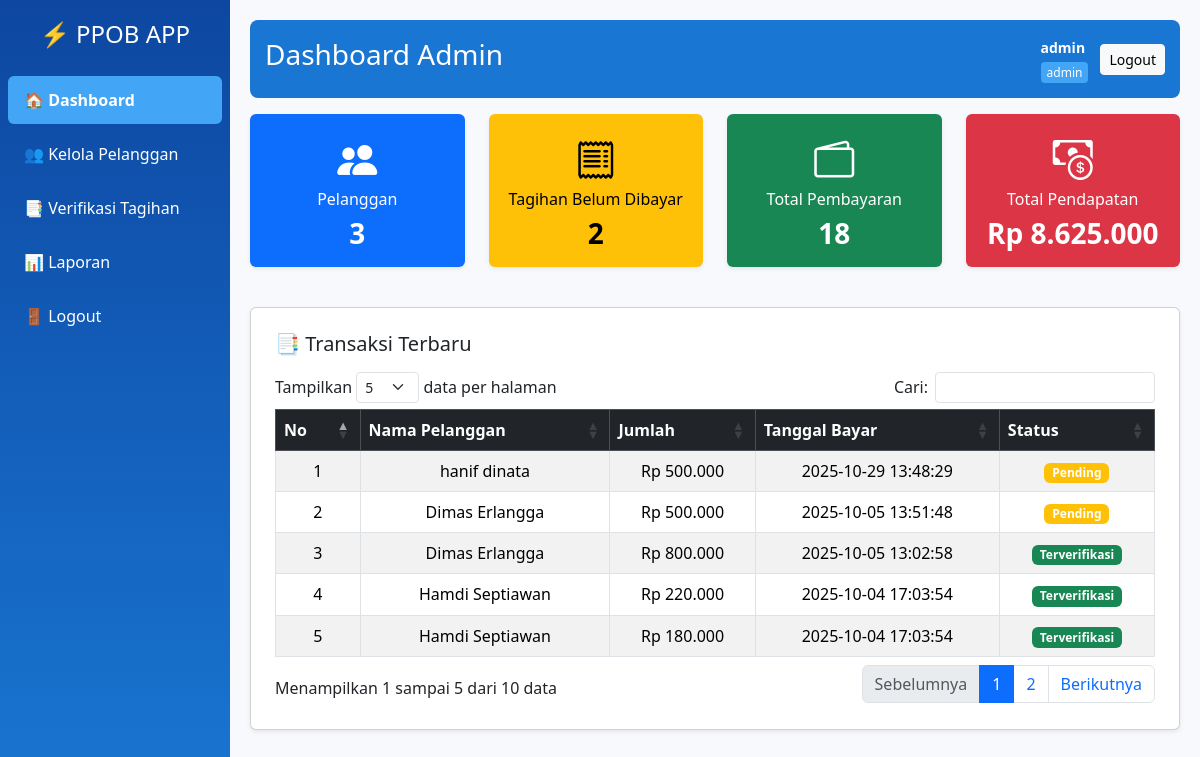
The app's page /public/admin/dashboard.php (signed in) with its own data.
### tables this page shows
CREATE TABLE `pembayaran` (
  `id` int NOT NULL,
  `pelanggan_id` int NOT NULL,
  `jumlah` decimal(12,2) NOT NULL,
  `bulan` varchar(20) DEFAULT NULL,
  `tahun` int DEFAULT NULL,
  `tanggal_bayar` datetime NOT NULL,
  `status` enum('pending','verified') DEFAULT 'pending'
);

CREATE TABLE `pelanggan` (
  `id` int NOT NULL,
  `nama` varchar(100) NOT NULL,
  `alamat` text NOT NULL,
  `no_meter` varchar(50) NOT NULL,
  `user_id` int NOT NULL,
  `created_at` timestamp NULL DEFAULT CURRENT_TIMESTAMP
);

### models/BaseModel.php (called while the page is built, shortened)
<?php
class BaseModel
{
    public function __construct($db, $table = null)
    {
        $this->db = $db;
    }
}

### models/Pelanggan.php (called while the page is built, shortened)
<?php
require_once __DIR__ . '/BaseModel.php';
class Pelanggan extends BaseModel
{
    public function countAll()
    {
        return $this->db->query("SELECT COUNT(*) FROM pelanggan")->fetchColumn();
    }
}

### models/Pembayaran.php (called while the page is built, shortened)
<?php
require_once 'BaseModel.php';
class Pembayaran extends BaseModel
{
    public function __construct($db)
    {
        $this->db = $db;
    }
    public function countAll()
    {
        return (int)$this->db->query("SELECT COUNT(*) FROM pembayaran")->fetchColumn();
    }
    public function sumAll()
    {
        $val = $this->db->query("SELECT COALESCE(SUM(jumlah),0) FROM pembayaran WHERE status='verified'")->fetchColumn();
        return (float)$val;
    }
    public function getLatest($limit = 5)
    {
        $sql = "SELECT p.id, p.jumlah, p.tanggal_bayar, p.status, pel.nama
                FROM pembayaran p
                JOIN pelanggan pel ON pel.id = p.pelanggan_id
                ORDER BY p.id DESC
                LIMIT :lim";
        $stmt = $this->db->prepare($sql);
        $stmt->bindValue(':lim', (int)$limit, PDO::PARAM_INT);
        $stmt->execute();
        return $stmt->fetchAll(PDO::FETCH_ASSOC);
    }
}

### public/admin/dashboard.php (the view, shortened to what this page needs)
<?php
require_once __DIR__ . '/../../models/Pelanggan.php';
require_once __DIR__ . '/../../models/Pembayaran.php';
require_once __DIR__ . '/../../models/Tagihan.php';
$pelangganModel  = new Pelanggan($db);
$pembayaranModel = new Pembayaran($db);
$totalPelanggan = $pelangganModel->countAll();
$tagihanBelumBayar = $db->query("
    SELECT COUNT(*)
    FROM pembayaran
    WHERE status = 'pending'
")->fetchColumn();
$totalPembayaran = $pembayaranModel->countAll();
$totalPendapatan = $pembayaranModel->sumAll();
$latest = $pembayaranModel->getLatest(10);
include '../partials/header.php';
include '../partials/sidebar.php';
?>
<link rel="stylesheet" href="https://cdn.datatables.net/1.13.6/css/dataTables.bootstrap5.min.css">
<div class="main-content">
    <header class="app-header d-flex justify-content-between align-items-center mb-3">
        <h3>Dashboard Admin</h3>
        <div class="user-info">
            <div>
                <span><b><?= htmlspecialchars($_SESSION['user']['username']); ?></b></span><br>
                <span class="role"><?= htmlspecialchars($_SESSION['user']['role']); ?></span>
            </div>
            <a href="../logout.php" class="btn btn-sm btn-light">Logout</a>
        </div>
    </header>
    <div class="row text-center mb-4">
    <div class="col-md-3 mb-3">
        <div class="card shadow-sm border-0 h-100" style="background-color:#0d6efd; color:white;">
            <div class="card-body">
                <i class="bi bi-people-fill fs-1 mb-2"></i>
                <h6 class="fw-normal">Pelanggan</h6>
                <h3 class="fw-bold mb-0"><?= $totalPelanggan; ?></h3>
            </div>
        </div>
    </div>
    <div class="col-md-3 mb-3">
        <div class="card shadow-sm border-0 h-100" style="background-color:#ffc107; color:#000;">
            <div class="card-body">
                <i class="bi bi-receipt fs-1 mb-2"></i>
                <h6 class="fw-normal">Tagihan Belum Dibayar</h6>
                <h3 class="fw-bold mb-0"><?= $tagihanBelumBayar; ?></h3>
            </div>
        </div>
    </div>
    <div class="col-md-3 mb-3">
        <div class="card shadow-sm border-0 h-100" style="background-color:#198754; color:white;">
            <div class="card-body">
                <i class="bi bi-wallet2 fs-1 mb-2"></i>
                <h6 class="fw-normal">Total Pembayaran</h6>
                <h3 class="fw-bold mb-0"><?= $totalPembayaran; ?></h3>
            </div>
        </div>
    </div>
    <div class="col-md-3 mb-3">
        <div class="card shadow-sm border-0 h-100" style="background-color:#dc3545; color:white;">
            <div class="card-body">
                <i class="bi bi-cash-coin fs-1 mb-2"></i>
                <h6 class="fw-normal">Total Pendapatan</h6>
                <h3 class="fw-bold mb-0">Rp <?= number_format($totalPendapatan, 0, ',', '.'); ?></h3>
            </div>
        </div>
    </div>
</div>
    <div class="card p-4 shadow-sm">
        <h5 class="mb-3">📑 Transaksi Terbaru</h5>
        <div class="table-responsive">
            <table id="transaksiTable" class="table table-bordered table-striped text-center align-middle">
                <thead class="table-dark">
                    <tr>
                        <th>No</th>
                        <th>Nama Pelanggan</th>
                        <th>Jumlah</th>
                        <th>Tanggal Bayar</th>
                        <th>Status</th>
                    </tr>
                </thead>
                <tbody>
                    <?php if ($latest): ?>
                        <?php foreach ($latest as $i => $row): ?>
                            <tr>
                                <td><?= $i + 1 ?></td>
                                <td><?= htmlspecialchars($row['nama']); ?></td>
                                <td>Rp <?= number_format($row['jumlah'], 0, ',', '.') ?></td>
                                <td><?= $row['tanggal_bayar'] ?></td>
                                <td>
                                    <?php if ($row['status'] === 'verified'): ?>
                                        <span class="badge bg-success">Terverifikasi</span>
                                    <?php else: ?>
                                        <span class="badge bg-warning">Pending</span>
                                    <?php endif; ?>
                                </td>
                            </tr>
                        <?php endforeach; ?>
                    <?php else: ?>
                        <tr>
                            <td colspan="5">Belum ada transaksi</td>
                        </tr>
                    <?php endif; ?>
                </tbody>
            </table>
        </div>
    </div>
</div>

### public/partials/header.php (shortened to what this page needs)
<!DOCTYPE html>
<html lang="id">
<head>
    <link rel="stylesheet" href="https://cdn.jsdelivr.net/npm/bootstrap@5.3.2/dist/css/bootstrap.min.css">
    <link href="https://cdn.jsdelivr.net/npm/bootstrap-icons/font/bootstrap-icons.css" rel="stylesheet">
    <link rel="stylesheet" href="https://cdn.datatables.net/1.13.6/css/dataTables.bootstrap5.min.css">
</head>
<body>

### public/partials/sidebar.php (shortened to what this page needs)
<div class="sidebar">
    <h4 class="text-center mb-4">⚡ PPOB APP</h4>
    <ul class="nav flex-column">
        <li>
            <a href="dashboard.php" class="<?= basename($_SERVER['PHP_SELF']) == 'dashboard.php' ? 'active' : '' ?>">
                🏠 Dashboard
            </a>
        </li>
        <?php if (!empty($_SESSION['user']) && $_SESSION['user']['role'] == 'admin'): ?>
            <li>
                <a href="pelanggan.php" class="<?= basename($_SERVER['PHP_SELF']) == 'pelanggan.php' ? 'active' : '' ?>">
                    👥 Kelola Pelanggan
                </a>
            </li>
            <li>
                <a href="tagihan.php" class="<?= basename($_SERVER['PHP_SELF']) == 'tagihan.php' ? 'active' : '' ?>">
                    📑 Verifikasi Tagihan
                </a>
            </li>
            <li>
                <a href="laporan.php" class="<?= basename($_SERVER['PHP_SELF']) == 'laporan.php' ? 'active' : '' ?>">
                    📊 Laporan
                </a>
            </li>
        <?php endif; ?>
        <li>
            <a href="../logout.php">🚪 Logout</a>
        </li>
    </ul>
</div>

### public/partials/header.php (style rules this page uses)
body { background: #f7f9fc; font-family: 'Segoe UI', Tahoma, Geneva, Verdana, sans-serif; }
.sidebar { height: 100vh; background: linear-gradient(180deg, #0d47a1, #1976d2); color: #fff; padding-top: 20px; position: fixed; left: 0; top: 0; width: 230px; }
.sidebar ul { list-style: none; padding: 0; }
.sidebar ul li a { display: block; padding: 12px 16px; color: #fff; text-decoration: none; border-radius: 6px; margin: 3px 8px; transition: 0.3s; }
.sidebar ul li a:hover, .sidebar ul li a.active { background: #42a5f5; font-weight: bold; }
.main-content { margin-left: 230px; padding: 20px; }
header.app-header { background: #1976d2; color: #fff; padding: 15px; border-radius: 8px; margin-bottom: 20px; display: flex; justify-content: space-between; align-items: center; }
.user-info { display: flex; align-items: center; gap: 12px; }
.user-info span { font-size: 14px; line-height: 1.3; }
.user-info .role { background: #42a5f5; color: #fff; font-size: 12px; padding: 2px 6px; border-radius: 4px; }

### records on screen
pembayaran: pelanggan.nama "hanif dinata", jumlah "500.000", tanggal_bayar "2025-10-29 13:48:29", status "Pending"
pembayaran: pelanggan.nama "Dimas Erlangga", jumlah "500.000", tanggal_bayar "2025-10-05 13:51:48", status "Pending"
pembayaran: pelanggan.nama "Dimas Erlangga", jumlah "800.000", tanggal_bayar "2025-10-05 13:02:58", status "Terverifikasi"
pembayaran: pelanggan.nama "Hamdi Septiawan", jumlah "220.000", tanggal_bayar "2025-10-04 17:03:54", status "Terverifikasi"
pembayaran: pelanggan.nama "Hamdi Septiawan", jumlah "180.000", tanggal_bayar "2025-10-04 17:03:54", status "Terverifikasi"

### other values on screen
$_SESSION['user']['username'] "admin"
$_SESSION['user']['role'] "admin"
$totalPelanggan "3"
$tagihanBelumBayar "2"
$totalPembayaran "18"
$totalPendapatan "8.625.000"
